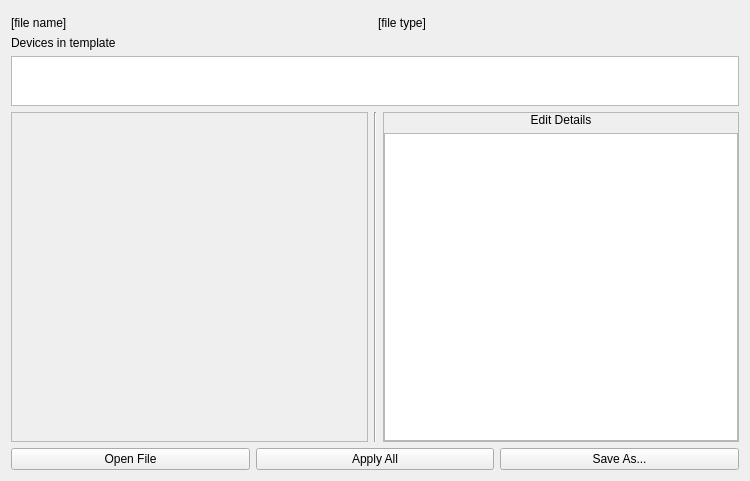
<?xml version="1.0" encoding="UTF-8"?>
<ui version="4.0">
 <class>fill_template</class>
 <widget class="QWidget" name="fill_template">
  <property name="geometry">
   <rect>
    <x>0</x>
    <y>0</y>
    <width>750</width>
    <height>481</height>
   </rect>
  </property>
  <property name="windowTitle">
   <string>Form</string>
  </property>
  <layout class="QVBoxLayout" name="verticalLayout">
   <item>
    <layout class="QHBoxLayout" name="horizontalLayout_3">
     <property name="topMargin">
      <number>5</number>
     </property>
     <item>
      <widget class="QLabel" name="file_name_label">
       <property name="text">
        <string>[file name]</string>
       </property>
      </widget>
     </item>
     <item>
      <widget class="QLabel" name="type_label">
       <property name="text">
        <string>[file type]</string>
       </property>
      </widget>
     </item>
    </layout>
   </item>
   <item>
    <widget class="QLabel" name="devices_label">
     <property name="text">
      <string>Devices in template</string>
     </property>
    </widget>
   </item>
   <item>
    <widget class="QListWidget" name="device_list">
     <property name="maximumSize">
      <size>
       <width>16777215</width>
       <height>50</height>
      </size>
     </property>
    </widget>
   </item>
   <item>
    <layout class="QHBoxLayout" name="horizontalLayout">
     <property name="topMargin">
      <number>0</number>
     </property>
     <item>
      <widget class="QFrame" name="edits_frame">
       <property name="sizePolicy">
        <sizepolicy hsizetype="Preferred" vsizetype="Preferred">
         <horstretch>0</horstretch>
         <verstretch>0</verstretch>
        </sizepolicy>
       </property>
       <property name="minimumSize">
        <size>
         <width>50</width>
         <height>0</height>
        </size>
       </property>
       <property name="frameShape">
        <enum>QFrame::StyledPanel</enum>
       </property>
       <property name="frameShadow">
        <enum>QFrame::Raised</enum>
       </property>
       <layout class="QVBoxLayout" name="verticalLayout_2">
        <property name="leftMargin">
         <number>0</number>
        </property>
        <property name="topMargin">
         <number>0</number>
        </property>
        <property name="rightMargin">
         <number>0</number>
        </property>
        <property name="bottomMargin">
         <number>0</number>
        </property>
        <item>
         <widget class="QWidget" name="edits_table_placeholder" native="true">
          <property name="sizePolicy">
           <sizepolicy hsizetype="Expanding" vsizetype="Expanding">
            <horstretch>0</horstretch>
            <verstretch>0</verstretch>
           </sizepolicy>
          </property>
         </widget>
        </item>
       </layout>
      </widget>
     </item>
     <item>
      <widget class="Line" name="line_3">
       <property name="sizePolicy">
        <sizepolicy hsizetype="Fixed" vsizetype="Expanding">
         <horstretch>0</horstretch>
         <verstretch>0</verstretch>
        </sizepolicy>
       </property>
       <property name="orientation">
        <enum>Qt::Vertical</enum>
       </property>
      </widget>
     </item>
     <item>
      <widget class="QFrame" name="details_frame">
       <property name="sizePolicy">
        <sizepolicy hsizetype="Preferred" vsizetype="Preferred">
         <horstretch>0</horstretch>
         <verstretch>0</verstretch>
        </sizepolicy>
       </property>
       <property name="minimumSize">
        <size>
         <width>50</width>
         <height>0</height>
        </size>
       </property>
       <property name="frameShape">
        <enum>QFrame::StyledPanel</enum>
       </property>
       <property name="frameShadow">
        <enum>QFrame::Raised</enum>
       </property>
       <layout class="QVBoxLayout" name="verticalLayout_3">
        <property name="leftMargin">
         <number>0</number>
        </property>
        <property name="topMargin">
         <number>0</number>
        </property>
        <property name="rightMargin">
         <number>0</number>
        </property>
        <property name="bottomMargin">
         <number>0</number>
        </property>
        <item>
         <widget class="QLabel" name="detail_label">
          <property name="text">
           <string>Edit Details</string>
          </property>
          <property name="alignment">
           <set>Qt::AlignCenter</set>
          </property>
         </widget>
        </item>
        <item>
         <widget class="QListWidget" name="details_list"/>
        </item>
       </layout>
      </widget>
     </item>
    </layout>
   </item>
   <item>
    <layout class="QHBoxLayout" name="horizontalLayout_2">
     <property name="topMargin">
      <number>0</number>
     </property>
     <item>
      <widget class="QPushButton" name="open_button">
       <property name="text">
        <string>Open File</string>
       </property>
      </widget>
     </item>
     <item>
      <widget class="QPushButton" name="apply_all_button">
       <property name="text">
        <string>Apply All</string>
       </property>
      </widget>
     </item>
     <item>
      <widget class="QPushButton" name="save_button">
       <property name="text">
        <string>Save As...</string>
       </property>
      </widget>
     </item>
    </layout>
   </item>
  </layout>
 </widget>
 <resources/>
 <connections/>
</ui>
